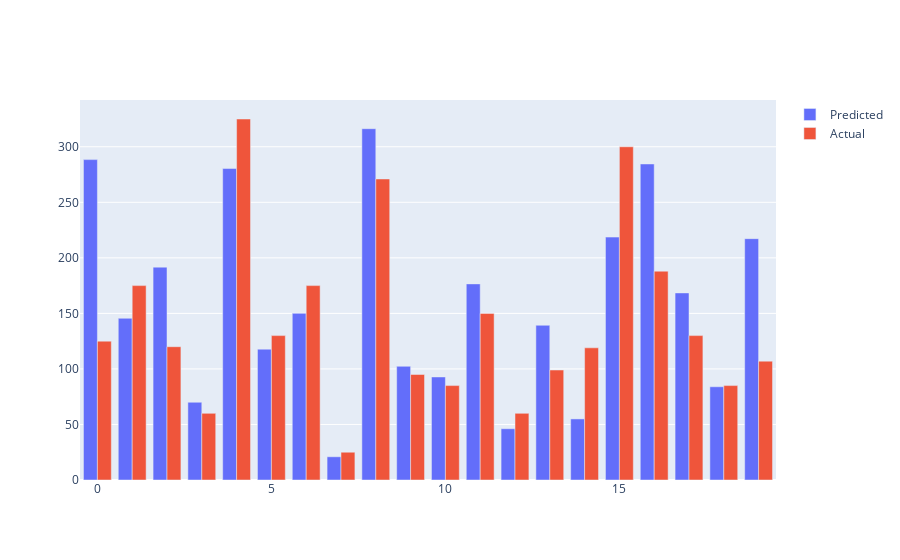

Notebook source saved alongside this figure:
### Code cell
import plotly.graph_objs as go
import plotly.express as px
title=['Pred vs Actual']
fig = go.Figure(data=[
    go.Bar(name='Predicted', x=error_diff1.index, y=error_diff['Predicted Values']),
    go.Bar(name='Actual', x=error_diff1.index, y=error_diff['Actual Values'])
])

fig.update_layout(barmode='group')
fig.show()

### Figure 1 — Plotly figure (JSON) as saved in the notebook; plotly's stock layout.template omitted (floating-point values rounded to 4 significant figures; data arrays with more than 128 entries replaced by an {"elided": "..."} marker saying what was removed)
{"data": [{"name": "Predicted", "type": "bar", "x": [0, 1, 2, 3, 4, 5, 6, 7, 8, 9, 10, 11, 12, 13, 14, 15, 16, 17, 18, 19], "y": {"elided": "6056 float values"}}, {"name": "Actual", "type": "bar", "x": [0, 1, 2, 3, 4, 5, 6, 7, 8, 9, 10, 11, 12, 13, 14, 15, 16, 17, 18, 19], "y": {"elided": "6056 int values"}}], "layout": {"barmode": "group"}}
